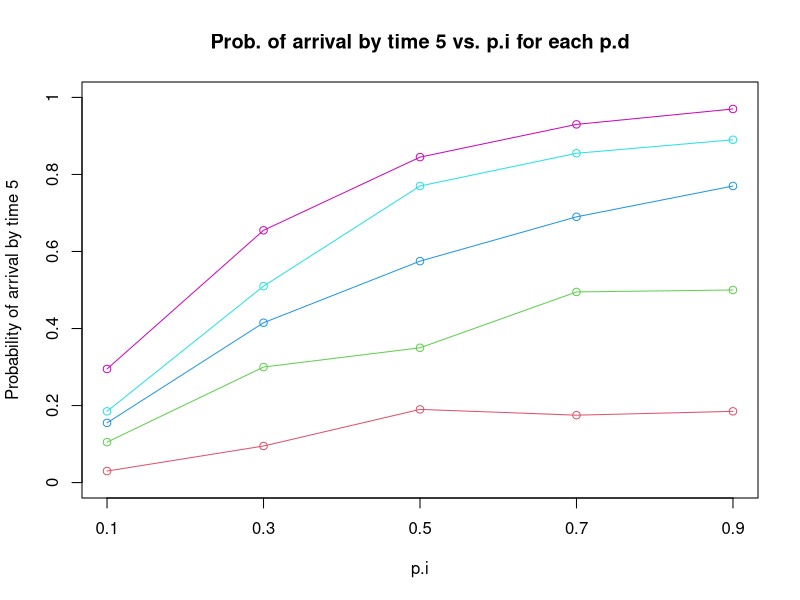
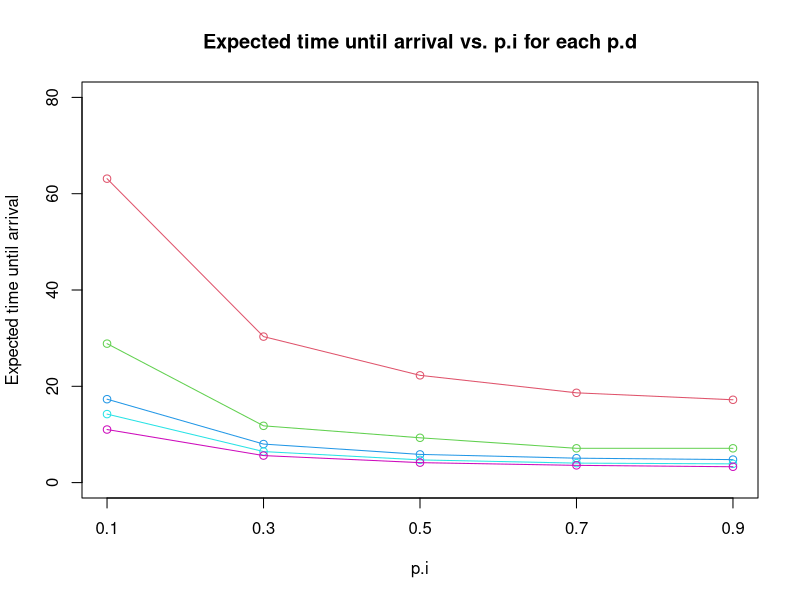

Generate these figures, in order, with R:
###############################################################################
# 
# Description: simulate a Markov chain process with three states
#
# Inputs:
#
#   n    = number of random subjects
#   p.i  = probability that state goes from 1 to 2
#   p.d  = probability that state goes from 2 to 3
#
# Outputs:
# 
#   Plots of the likelihood, prior, and posterior
#
# 8/17/2016 by Chao Xu
#
################################################

rproc = function(n, p.i, p.d){
  #the transition matrix
  P = matrix(0, 3, 3)
  P[1,] = c(1-p.i, p.i, 0)
  P[2,] = c((1-p.d)/2, (1-p.d)/2, p.d)
  P[3,] = c(0, 0, 1)
  
  #storage of each subject's successive states
  X = list()
  
  for(i in 1:n){
    x = c(1)
    k = 1
    
    #while the subject is not in the state 3 -- the self-absorbing state, simulation continues
    while(x[k] != 3){
      
      #rondam draws to determine transition probability
      u = runif(1)
      
      #the transition probabilities corresponding to their current state
      p = P[x[k],]
      
      #probabilty that state goes to 1
      if(u<p[1]){
        x = c(x, 1)
      
      #probability that state goes to 2
      } else if(u<sum(p[1:2])){
        x = c(x, 2)
        
      #probability that state goes to 3
      } else{
        x = c(x, 3)
      }
     k = k+1 
    }
    
    #store x in list X
    X[[i]] = x
  }
  return(X)
}

#estimate the probability that a random subject enter the stationary state by time T, and the mean active time
char.proc = function(Q){
  n = Q[1]; p.i = Q[2]; p.d = Q[3]; T = Q[4]
  Y = rproc(n, p.i, p.d)
  L = rep(0, n)
  
  for(i in 1:n){
    L[i] = length(Y[[i]])
  }
  
  return(c(mean(L<=T), mean(L)))
}

#apply for fixe sample size n=200 and arrival time T=5 
#for p.i and p.d ranging from 0.1 to 0.9 with a mesh size of 0.2

#set up the data frame G which will contain seq(0.1, 0.9, 0.2) across seq(0.1, 0.9, 0.2)
G = c()
pi = seq(0.1, 0.9, 0.2)
pd = seq(0.1, 0.9, 0.2)
for(i in 1:5) G = c(G, rep(pi[i], 5))
G = cbind(G, pd)
G = cbind(rep(200, 25), G, rep(5, 25))

OUT = apply(G, 1, char.proc)


#plot probability against pi for each value of of pd on the same plot

#indices of the pi values for each pd
ii1 <- seq(1, 25, by=5) 
ii2 <- seq(2, 25, by=5)
ii3 <- seq(3, 25, by=5)
ii4 <- seq(4, 25, by=5)
ii5 <- seq(5, 25, by=5)

#plot prob vs. pi for pd=0.1
plot( G[ii1,2], OUT[1,ii1], col=2, ylim=c(0,1), xlab="p.i", 
      ylab="Probability of arrival by time 5", axes=F, 
      main="Prob. of arrival by time 5 vs. p.i for each p.d")
axis(1, seq(.1, .9, length=5), seq(.1, .9, length=5))
axis(2, seq(0, 1, length=6), seq(0, 1, length=6))
box()
lines( G[ii1,2], OUT[1,ii1], col=2) 

#plot prob vs. pi for pd=0.3
lines( G[ii2,2], OUT[1,ii2], col=3)
points( G[ii2,2], OUT[1,ii2], col=3)

#plot prob vs. pi for pd=0.5
points( G[ii3,2], OUT[1,ii3], col=4)
lines( G[ii3,2], OUT[1,ii3], col=4)

#plot prob vs. pi for pd=0.7
points( G[ii4,2], OUT[1,ii4], col=5)
lines( G[ii4,2], OUT[1,ii4], col=5)

#plot prob vs. pi for pd=0.9
points( G[ii5,2], OUT[1,ii5], col=6) 
lines( G[ii5,2], OUT[1,ii5], col=6) 


#plot mean arrival time against pi for each value of pd on the same plot
plot( G[ii1,2], OUT[2,ii1], col=2, ylim=c(0,80), xlab="p.i", 
      ylab="Expected time until arrival", axes=F, 
      main="Expected time until arrival vs. p.i for each p.d")
axis(1, seq(.1, .9, length=5), seq(.1, .9, length=5))
axis(2, seq(0, 80, length=5), seq(0, 80, length=5))
box()
lines( G[ii1,2], OUT[2,ii1], col=2) 
lines( G[ii2,2], OUT[2,ii2], col=3)
points( G[ii2,2], OUT[2,ii2], col=3)
points( G[ii3,2], OUT[2,ii3], col=4)
lines( G[ii3,2], OUT[2,ii3], col=4)
points( G[ii4,2], OUT[2,ii4], col=5)
lines( G[ii4,2], OUT[2,ii4], col=5)
points( G[ii5,2], OUT[2,ii5], col=6) 
lines( G[ii5,2], OUT[2,ii5], col=6) 